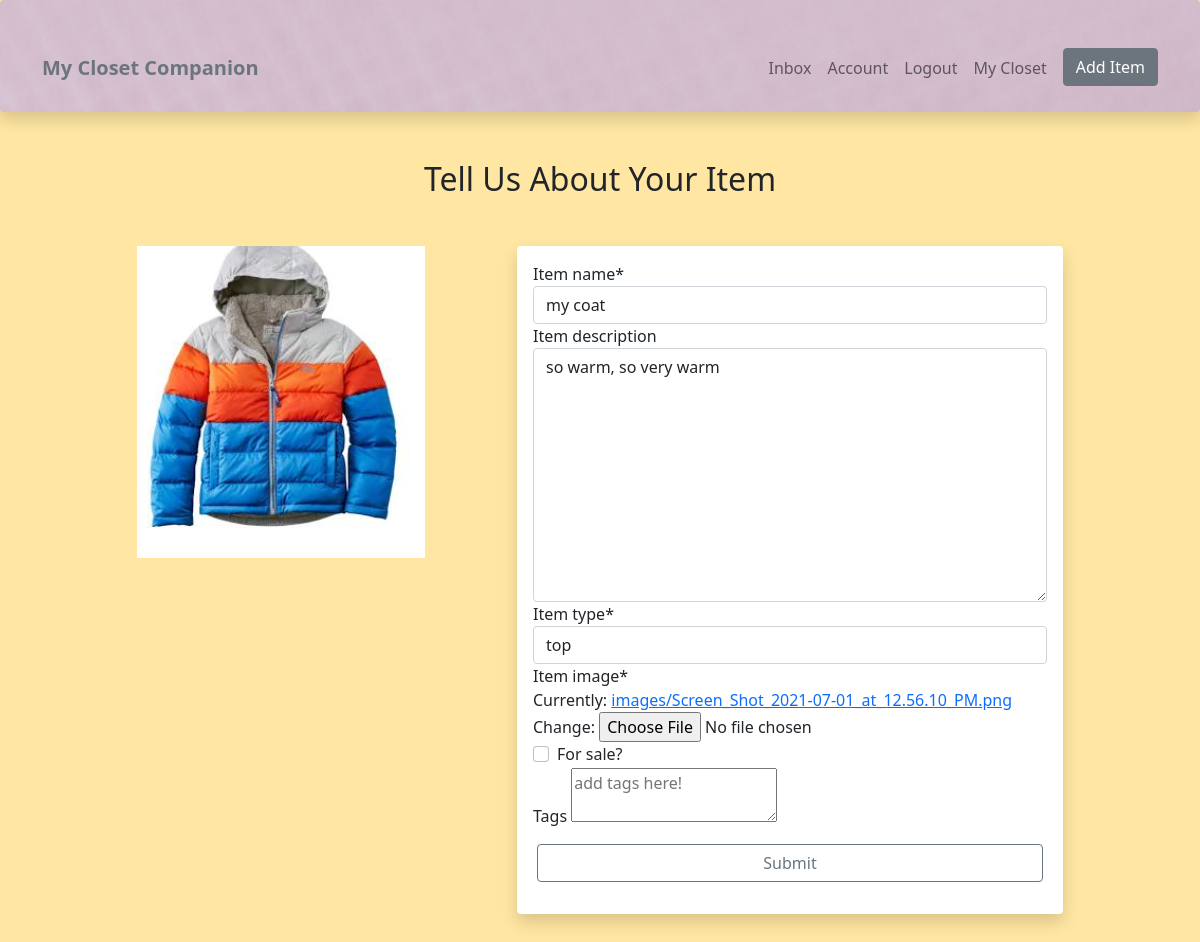
Page /wardrobe/update-item/16c22543-9443-4077-8da7-4333ca2c5dbc/ (signed in) on the earlier database version.
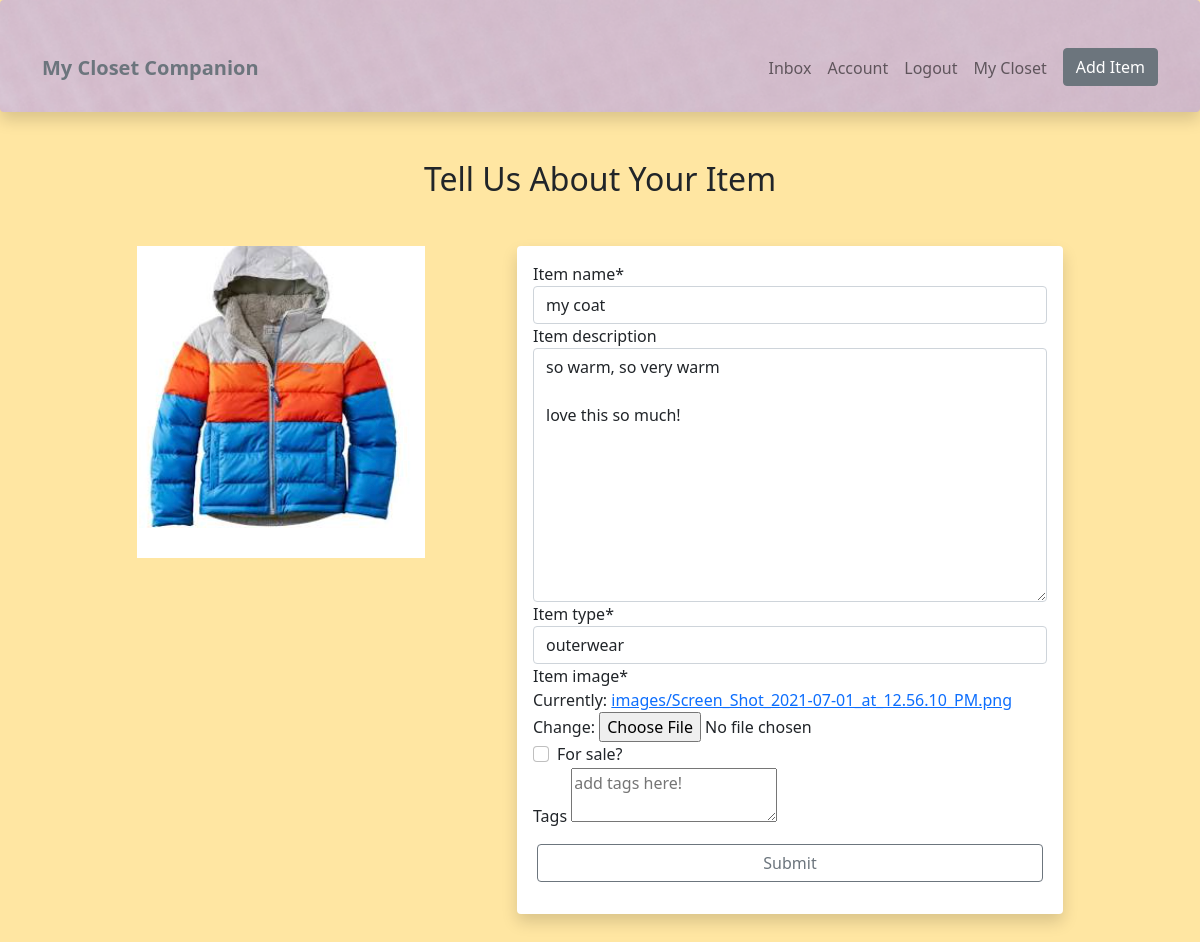
Same page on the later database version.
### wardrobe/models.py (models this page shows, shortened)
class Item(models.Model):
    top = 'top'
    bottom = 'bottom'
    dress = 'dress'
    shoe = 'shoe'
    outerwear = 'outerwear'
    handbag = 'handbag'
    other = 'other'
    item_type = [
        (top, 'top'),
        (bottom, 'bottom'),
        (dress, 'dress'),
        (shoe, 'shoe'),
        (outerwear, 'outerwear'),
        (handbag, 'handbag'),
        (other, 'other'),
    ]
    owner = models.ForeignKey(Profile, null=True, blank=True, on_delete=models.CASCADE)
    name = models.CharField(max_length=100)
    description = models.TextField(max_length=300, blank=True, null=True)
    type = models.CharField(max_length=100, choices = item_type, default=shoe)
    image = models.ImageField(upload_to="images", default='itemdefault.jpg')
    sell = models.BooleanField(default=False)
    price = models.DecimalField(max_digits=7, decimal_places=2, blank=True, null=True)
    tags = models.ManyToManyField('Tag', blank=True)
    created = models.DateTimeField(auto_now_add=True)
    id = models.UUIDField(default=uuid.uuid4, unique=True, primary_key=True, editable=False)

### wardrobe/views.py (the view, shortened to what this page needs)
# urls.py: path('update-item/<str:pk>/', views.updateItem, name='update-item'),
@login_required(login_url="login")
def updateItem(request, pk):
    page = 'update'
    profile = request.user.profile
    item = profile.item_set.get(id=pk)
    tags = item.tags.all()
    form = ItemForm(instance=item)
    context = {'page': page, 'form': form, 'tags': tags, 'item': item}
    return render(request, 'wardrobe/item_form.html', context)

### wardrobe/forms.py
class ItemForm(ModelForm):
    class Meta:
        model = Item
        fields = ['name', 'description', 'type', 'image', 'sell']
        labels = {
            'name': 'Item name',
            'description': 'Item description',
            'type': 'Item type',
            'image': 'Item image',
            'sell': 'For sale?',
            'price': '(if item is for sale)',
        }

### wardrobe/templates/wardrobe/item_form.html (shortened to what this page needs)
{% extends 'main.html' %}
{% load crispy_forms_tags %}
{% block content %}
<div class="container-lg">
  <div class="text-center">
    <h2>Tell Us About Your Item</h2>
  </div>
  <div class="row justify-content-center my-5">
    {% if page == 'update' %}
    <div class="col-lg-4 mb-5">
      <img src="{{item.image.url }}" class="img-fluid" alt="item">
    </div>
    {% endif %}
    <div class="col-lg-6">
      <form class="shadow p-3 mb-5 bg-body rounded" action="" method="POST" enctype="multipart/form-data">
        {{ form|crispy }}
        <div class="form__field">
          <label for="formInput#text">Tags</label>
          <textarea name="newtags" class="input" placeholder="add tags here!"></textarea>
        </div>
        <div class="row justify-content-center p-3">
          <button class="btn btn-outline-secondary" type="submit" value="Submit!">Submit</button>
        </div>
      </form>
    </div>
  </div>
</div>
{% endblock %}

Differences in the rows shown:
changed Item "my coat": description "so warm, so very warm" → "so warm, so very warm love this so much!"; type "top" → "outerwear"
